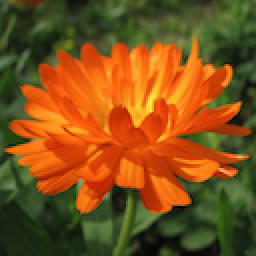
#> input picture datasets/Flowers_Test/Original/02_001.png, 128 x 128 px (shown 2 times larger); its folder holds 4 pictures in this run
$ python test3.py
#> lines starting #> are read from the running program, lines starting #| are printed output that depends on the picture
import cv2
import numpy as np
import os
import matplotlib.pyplot as plt

# Load and preprocess images
def load_images(folder):
#> called with folder = 'datasets/Flowers_Test/Original'
    images = []
    for filename in os.listdir(folder):
        img_path = os.path.join(folder, filename)
        if os.path.isfile(img_path):  # Ensure it's a valid file
            img = cv2.imread(img_path)
#> img is the input picture: shape (128, 128, 3); mean B, G, R 26.1, 80.8, 126.9
            if img is not None:
                gray = cv2.cvtColor(img, cv2.COLOR_BGR2GRAY)  # Convert to grayscale
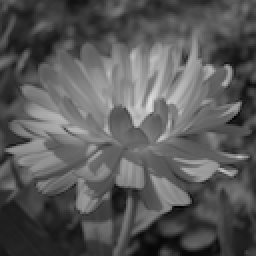
#> gray: shape (128, 128) (shown 2 times larger); min 1, max 223, mean 88.4
                images.append((filename, gray, img))  # Store filename, grayscale, and original
#> pass 2 of the loop in load_images, `for filename in os.listdir(folder):`:
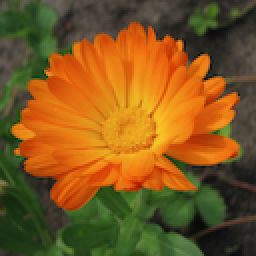
#> input picture datasets/Flowers_Test/Original/02_002.png, 128 x 128 px (shown 2 times larger)
#> in load_images, img is the input picture: shape (128, 128, 3); mean B, G, R 31.4, 87.4, 126.7
#> in load_images, `gray = cv2.cvtColor(img, cv2.COLOR_BGR2GRAY)`:
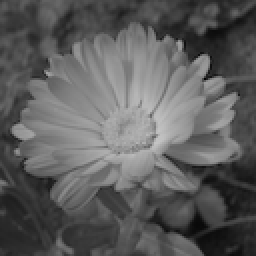
#> gray: shape (128, 128) (shown 2 times larger); min 3, max 196, mean 92.8
#> pass 3 of the loop in load_images, `for filename in os.listdir(folder):`:
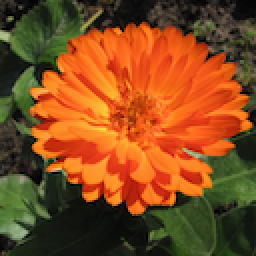
#> input picture datasets/Flowers_Test/Original/02_003.png, 128 x 128 px (shown 2 times larger)
#> in load_images, img is the input picture: shape (128, 128, 3); mean B, G, R 30.8, 75.4, 132.1
#> in load_images, `gray = cv2.cvtColor(img, cv2.COLOR_BGR2GRAY)`:
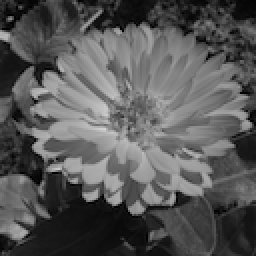
#> gray: shape (128, 128) (shown 2 times larger); min 0, max 211, mean 87.3
#> the loop made 4 passes; the first 3 are shown
    return images

# Apply Edge Detection
def edge_detection(image):
    blurred = cv2.GaussianBlur(image, (5, 5), 0)
    edges = cv2.Canny(blurred, 100, 200)
    return edges

# Apply Fourier Transform
def apply_fourier_transform(image):
    dft = cv2.dft(np.float32(image), flags=cv2.DFT_COMPLEX_OUTPUT)
    dft_shift = np.fft.fftshift(dft)
    magnitude_spectrum = 20 * np.log(cv2.magnitude(dft_shift[:, :, 0], dft_shift[:, :, 1]) + 1)
    return magnitude_spectrum

# Apply Color Mapping
def apply_color_mapping(image):
    colored = cv2.applyColorMap(image, cv2.COLORMAP_JET)  # Example colormap
    return colored

# Display all results in a single figure
def plot_all_results(image_pairs):
    n = len(image_pairs)
    fig, axes = plt.subplots(n, 5, figsize=(15, 5 * n))  # Adjust rows according to the number of images

    # Loop over all images
    for i, (filename, gray, original) in enumerate(image_pairs):
        edges = edge_detection(gray)
        fourier = apply_fourier_transform(gray)
        colorized = apply_color_mapping(gray)

        # Convert images for displaying in Matplotlib
        original_rgb = cv2.cvtColor(original, cv2.COLOR_BGR2RGB)
        colorized_rgb = cv2.cvtColor(colorized, cv2.COLOR_BGR2RGB)

        # Titles and images
        titles = ['Original Image', 'Grayscale Image', 'Edge Detection', 'Fourier Transform', 'Colorized Image']
        images = [original_rgb, gray, edges, fourier, colorized_rgb]

        for j, (ax, img, title) in enumerate(zip(axes[i], images, titles)):
            ax.imshow(img, cmap='gray' if len(img.shape) == 2 else None)  # Use grayscale for single-channel images
            ax.set_title(title)
            ax.axis('off')  # Hide axes

        # Set the main title for the row
        axes[i, 0].set_ylabel(f"Processing Results for {filename}", fontsize=12, rotation=0, labelpad=20)
#> this loop made 4 passes
#> pass 1, in edge_detection, `edges = cv2.Canny(blurred, 100, 200)`:
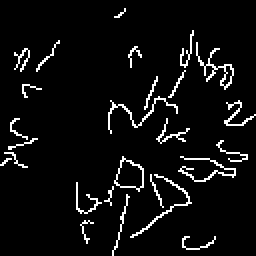
#> edges: shape (128, 128) (shown 2 times larger); 5.5% white in thin lines or dots
#> pass 1, in apply_fourier_transform, `magnitude_spectrum = 20 * np.log(cv2.magnitude(dft_shift[:, :, 0], dft..`:
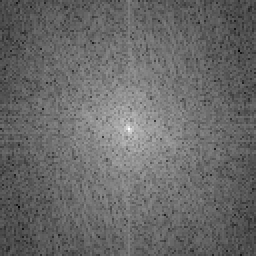
#> magnitude_spectrum: shape (128, 128) float32 (shown 2 times larger); min 18.42, max 283.7, mean 127.8; drawn with min black and max white
#> pass 1, in apply_color_mapping, `colored = cv2.applyColorMap(image, cv2.COLORMAP_JET)`:
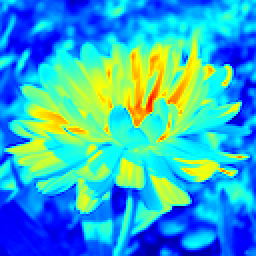
#> colored: shape (128, 128, 3) (shown 2 times larger); mean B, G, R 201.9, 171.1, 51.5
#> after the loop:
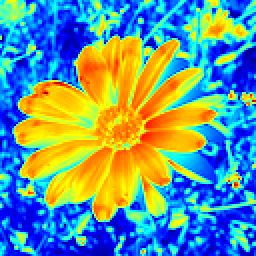
#> colorized: shape (128, 128, 3) (shown 2 times larger); mean B, G, R 148.5, 151.3, 102.6

    plt.tight_layout()
    plt.show()
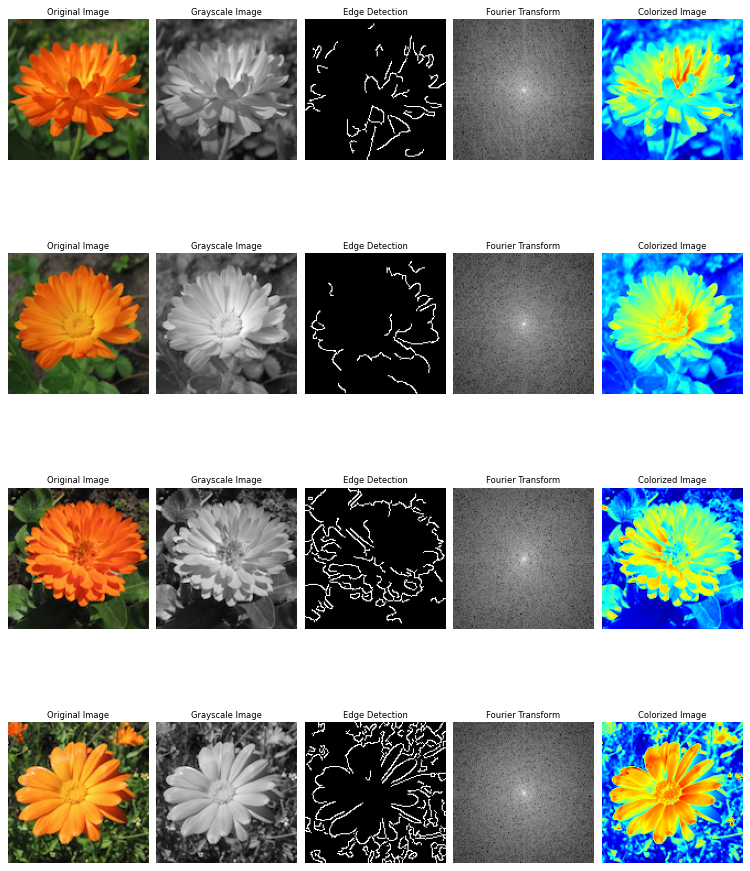
#> figure drawn by matplotlib, 20 panels

# Define dataset path
dataset_path = "datasets/Flowers_Test/Original"
#dataset_path = r"C:\Users\DELL\Documents\sem5\CO543\mini project\e20-co543-Colorization-of-Grayscale-Images-Using-Image-Processing-Techniques\datasets\test\cartoon"
#dataset_path = "C:\Users\DELL\Documents\sem5\CO543\mini project\e20-co543-Colorization-of-Grayscale-Images-Using-Image-Processing-Techniques\datasets\test\original"

# Load images
image_pairs = load_images(dataset_path)

# Process and plot all images at once
if not image_pairs:
    print("Error: No valid images found in the dataset folder.")
else:
    plot_all_results(image_pairs)
